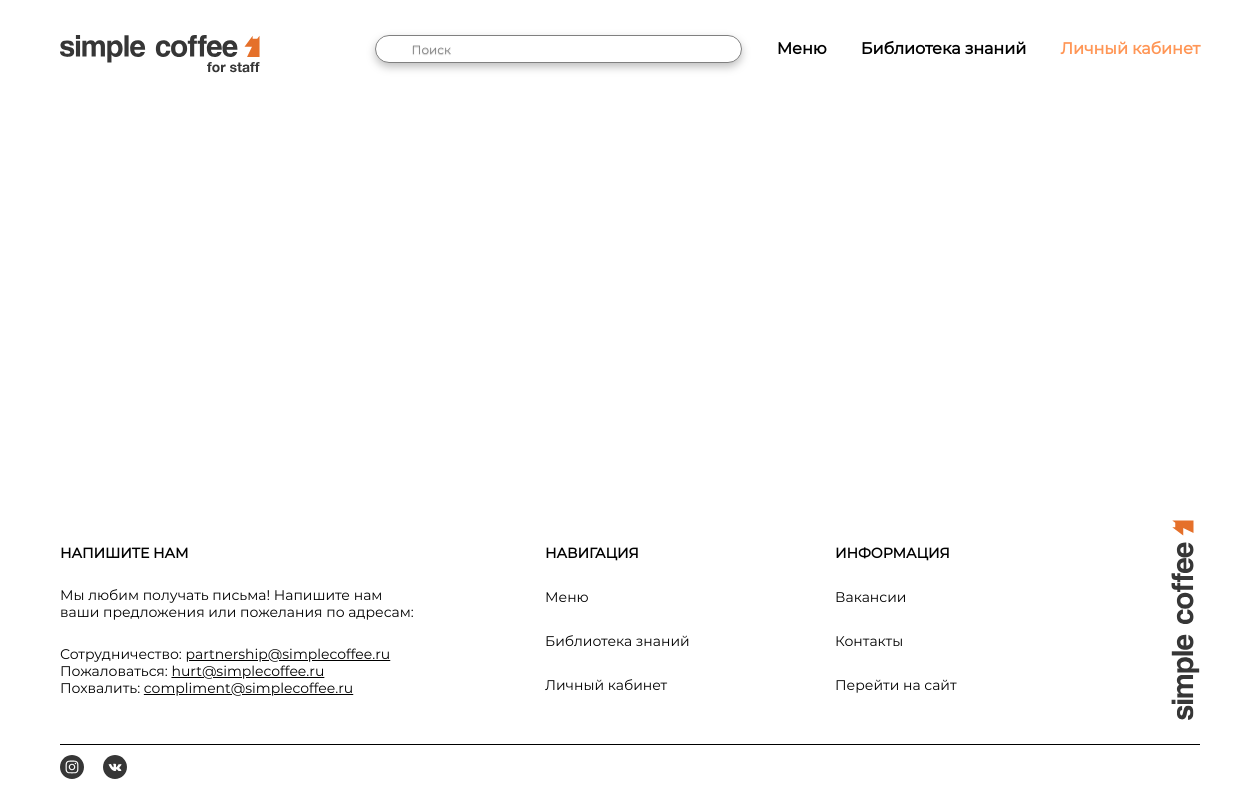
/lection/1/, run on an earlier commit of the app's database.
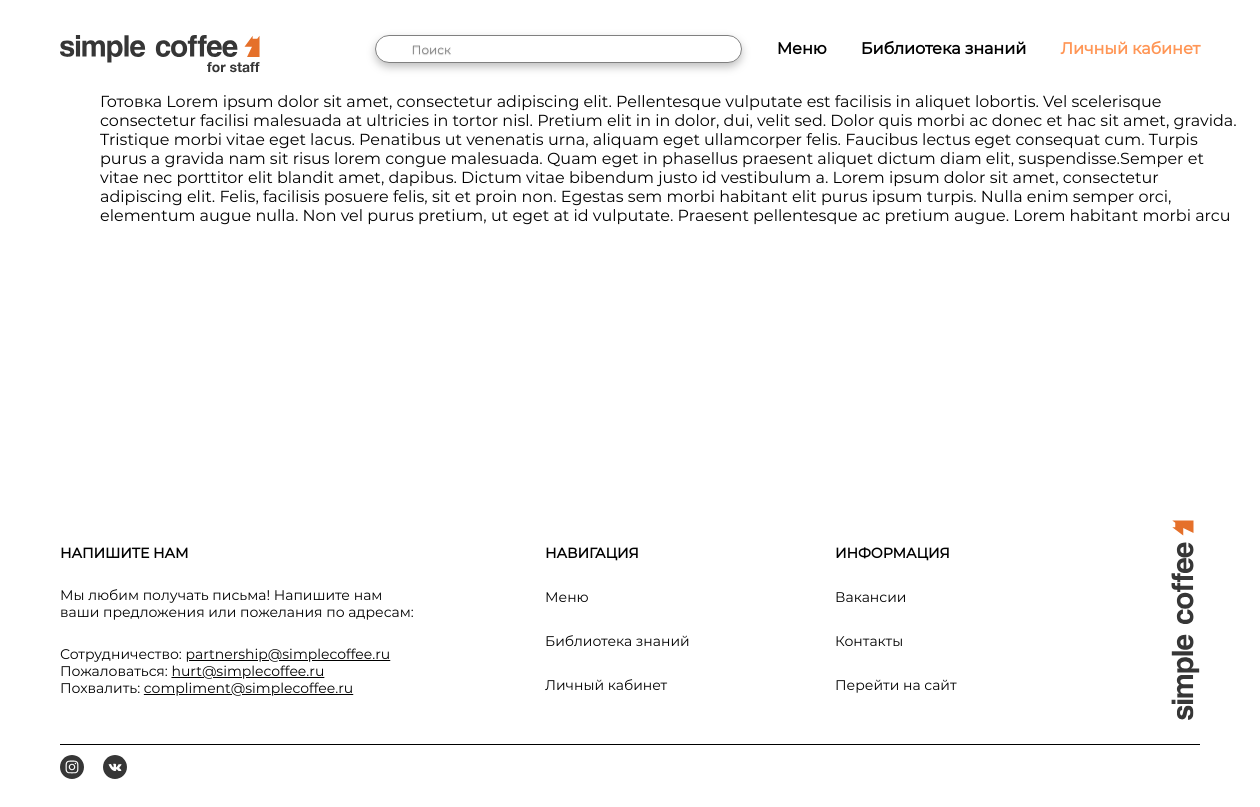
And on a later commit of the database.
### main/models.py (models this page shows, shortened)
class LectionContent(models.Model):
    parent = models.ForeignKey('Lection', on_delete=models.PROTECT, null=True, verbose_name='Лекция')
    content = models.TextField(verbose_name="Содержание", null=True)

class Lection(models.Model):
    lection = models.AutoField(primary_key=True, verbose_name='ID')
    topic = models.CharField(max_length=100, default='Topic of lection', verbose_name='Заголовок')
    parent = models.ForeignKey('Module', on_delete=models.PROTECT, null=True, verbose_name='Модуль')
    order_lection = models.PositiveIntegerField(verbose_name='Номер в модуле', null=True, blank=True)
    class Meta:
        verbose_name = 'Лекция'
        verbose_name_plural = 'Лекции'

### main/views.py (the view)
# urls.py: path('lection/<int:lection_id>/', views.show_lection, name='lection'),
def show_lection(request, lection_id):
    lcontent = LectionContent.objects.filter(parent=lection_id)
    return render(request, 'main/lection.html', {"lec": lcontent})

### main/templates/main/lection.html
{% extends 'main/layout.html' %}
{% block content %}
    {% for l in lec %}
        {{ l.parent.topic}}
        {{ l.content }}
    {% endfor %}
    {% endblock %}

What changed in the data, as far as the page shows it:
added LectionContent: parent.topic "Готовка", content "Lorem ipsum dolor sit amet, consectetur adipiscing elit. Pellentesque vulputate est facilisis in aliquet lobortis. Vel scelerisque consectetur facilisi malesuada at ultricies in tortor nisl. Pretium elit in in dolor, dui, velit sed. Dolor quis morbi ac donec et hac sit amet, gravida. Tristique morbi vitae eget lacus. Penatibus ut venenatis urna, aliquam eget ullamcorper felis. Faucibus lectus eget consequat cum. Turpis purus a gravida nam sit risus lorem congue malesuada. Quam eget in phasellus praesent aliquet dictum diam elit, suspendisse.Semper et vitae nec porttitor elit blandit amet, dapibus. Dictum vitae bibendum justo id vestibulum a. Lorem ipsum dolor sit amet, consectetur…"
